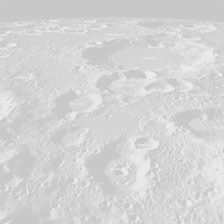
#> input picture lunar_images/lunar01_raw.jpg, 224 x 224 px; the run also reads 1 picture not shown here
$ python main.py
#> lines starting #> are read from the running program, lines starting #| are printed output that depends on the picture
from PIL import Image
'''def transform(pixel, minIn, maxIn):
    minOut = 0
    maxOut=255
    iO = (pixel - minIn) * (((maxOut - minOut) / (maxIn - minIn)) + minOut)
    return int(iO)'''

def contrastBlackWhiteImage (image):
    result = list()
    for i in range(image.size[0]-1):
        for j in range(image.size[1]-1):
            pixel = image.getpixel((i, j))
            result.append(pixel)
    mi = min(result)
    ma = max(result)
    for i in range(image.size[0]-1):
        for j in range(image.size[1]-1):
            p = image.getpixel((i,j))
            pix = int((p - mi) * (255 / (ma - mi)))
            image.putpixel((i, j), pix)
    print('color min', mi, 'color max',ma)
    return image

imageFileName1 = 'lunar_images/lunar01_raw.jpg'
imageFileName2 = 'lunar_images/lunar02_raw.jpg'
imageFileName3 = 'lunar_images/lunar03_raw.jpg'
original1 = Image.open(imageFileName1)
#> original1 is the input picture: PIL image 224x224 L; min 191, max 243, mean 212
original2 = Image.open(imageFileName2)
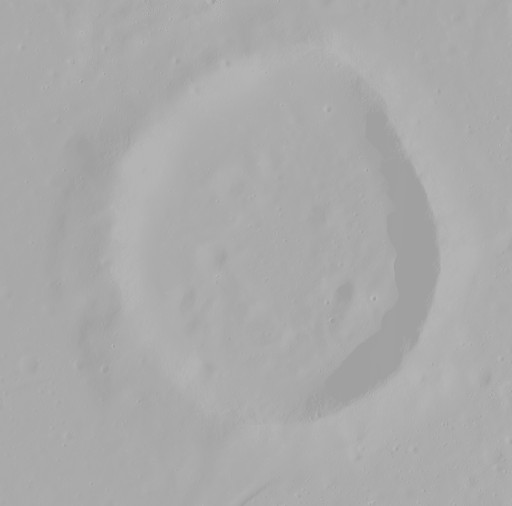
#> input picture lunar_images/lunar02_raw.jpg, 512 x 506 px
#> original2 is the input picture: PIL image 512x506 L; min 155, max 185, mean 170.3
original3 = Image.open(imageFileName3)
newImage1 = contrastBlackWhiteImage(original1)
#> after the loop in contrastBlackWhiteImage, `for i in range(image.size[0]-1):`: result = 49729 items
#> in contrastBlackWhiteImage, `mi = min(result)`: mi = 191
#> in contrastBlackWhiteImage, `ma = max(result)`: ma = 243
#> after the loop in contrastBlackWhiteImage, `for i in range(image.size[0]-1):`:
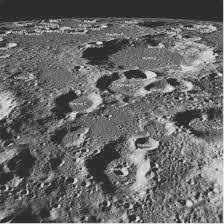
#> image: PIL image 224x224 L; min 0, max 255, mean 103.4
#| color min 191 color max 243
newImage1.show()
newImage1.save('lunar_images/lunar01_contrast.jpg')
newImage2 = contrastBlackWhiteImage(original2)
#> after the loop in contrastBlackWhiteImage (call 2), `for i in range(image.size[0]-1):`: result = 258055 items
#> in contrastBlackWhiteImage (call 2), `mi = min(result)`: mi = 155
#> in contrastBlackWhiteImage (call 2), `ma = max(result)`: ma = 185
#> after the loop in contrastBlackWhiteImage (call 2), `for i in range(image.size[0]-1):`:
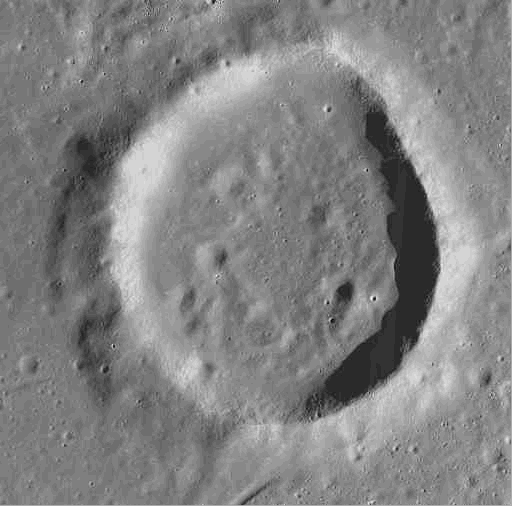
#> image: PIL image 512x506 L; min 0, max 255, mean 130.1
#| color min 155 color max 185
newImage2.show()
newImage2.save('lunar_images/lunar02_contrast.jpg')
newImage3 = contrastBlackWhiteImage(original3)
#> after the loop in contrastBlackWhiteImage (call 3), `for i in range(image.size[0]-1):`: result = 343827 items
#> in contrastBlackWhiteImage (call 3), `mi = min(result)`: mi = 118
#> in contrastBlackWhiteImage (call 3), `ma = max(result)`: ma = 127
#> after the loop in contrastBlackWhiteImage (call 3), `for i in range(image.size[0]-1):`:
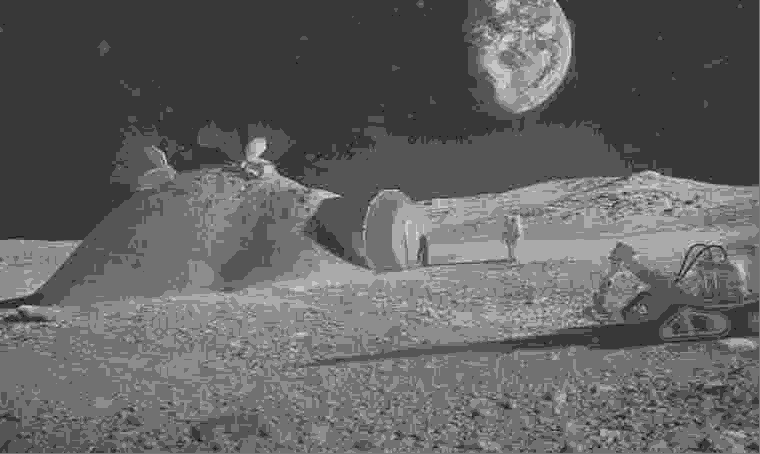
#> image: PIL image 760x454 L; min 0, max 255, mean 98.3
#| color min 118 color max 127
newImage3.show()
newImage3.save('lunar_images/lunar03_contrast.jpg')
